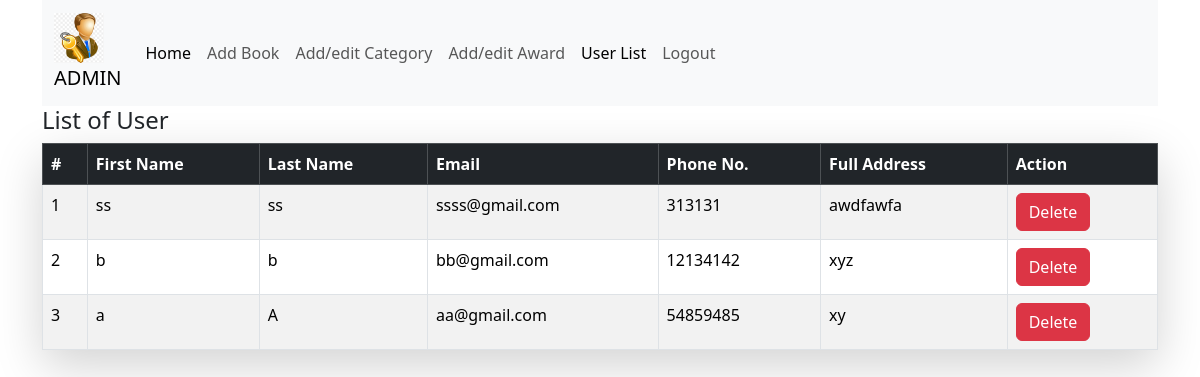
The page /admin_panel/user_list.php (signed in) on the database its author committed.
### tables this page shows
CREATE TABLE `customer` (
  `c_id` int(11) NOT NULL,
  `f_name` varchar(50) DEFAULT NULL,
  `l_name` varchar(50) DEFAULT NULL,
  `email` varchar(100) DEFAULT NULL,
  `ph_no` varchar(20) DEFAULT NULL,
  `full_address` text DEFAULT NULL,
  `password` varchar(100) DEFAULT NULL
);

### admin_panel/user_list.php (the view, shortened to what this page needs)
<?php
if (isset($_SESSION['ad_id']) && isset($_SESSION['ad_email'])) {
    include "../db_conn.php";
    $sql = "SELECT * FROM customer ORDER BY c_id DESC";
    $stmt = $conn->prepare($sql);
    $stmt->execute();
    $users = $stmt->fetchAll();
?>
<!DOCTYPE html>
<html lang="en">
<head>
    <link href="https://cdn.jsdelivr.net/npm/bootstrap@5.3.3/dist/css/bootstrap.min.css" rel="stylesheet"
>
</head>
<body>
    <div class="container">
        <nav class="navbar navbar-expand-lg navbar-light bg-light">
            <div class="container-fluid">
                <a class="navbar-brand" href="admin_panel.php">
                    <img src="../image/admin.png" alt="ADMIN"><br>ADMIN</a>
                <div class="collapse navbar-collapse" id="navbarSupportedContent">
                    <ul class="navbar-nav me-auto mb-2 mb-lg-0">
                        <li class="nav-item">
                            <a class="nav-link active" aria-current="page" href="../index.php">Home</a>
                        </li>
                        <li class="nav-item">
                            <a class="nav-link" href="book_function/add_book.php">Add Book</a>
                        </li>
                        <li class="nav-item">
                            <a class="nav-link" href="book_function/add_category.php">Add/edit Category</a>
                        </li>
                        <li class="nav-item">
                            <a class="nav-link" href="book_function/add_award.php">Add/edit Award</a>
                        </li>
                        <li class="nav-item">
                            <a class="nav-link active" href="user_list.php">User List</a>
                        </li>
                        <li class="nav-item">
                            <a class="nav-link" href="../account/logout.php">Logout</a>
                        </li>
                    </ul>
                </div>
            </div>
        </nav>
    <?php
        if (!$users) { ?>
            <p>No user found.</p>
        <?php } else { ?>
        <h4>List of User</h4>
        <table class="table table-hover table-striped table-bordered shadow-lg rounded">
            <thead class="table-dark">
                <tr>
                    <th>#</th>
                    <th>First Name</th>
                    <th>Last Name</th>
                    <th>Email</th>
                    <th>Phone No.</th>
                    <th>Full Address</th>
                    <th>Action</th>
                </tr>
            </thead>
            <tbody>
                <?php foreach ($users as $index => $user) { ?>
                <tr>
                <td><?= $index + 1 ?></td>
                    <td><?= htmlspecialchars($user['f_name']) ?></td>
                    <td><?= htmlspecialchars($user['l_name']) ?></td>
                    <td><?= htmlspecialchars($user['email']) ?></td>
                    <td><?= htmlspecialchars($user['ph_no']) ?></td>
                    <td><?= htmlspecialchars($user['full_address']) ?></td>
                    <td>
                        <a href="delete_user.php?user_id=<?= $user['c_id'] ?>" class="btn btn-danger"
                           onclick="return confirm('Are you sure you want to delete this user?');">Delete</a>
                    </td>
                </tr>
                <?php } ?>
            </tbody>
        </table>
        <?php } ?>
    </div>
</body>
</html>
<?php
} else {
    header("Location: ../account/login.php");
    exit;
}
?>

### admin_panel/user_list.php (style rules this page uses)
.navbar-brand img { height: 50px; }

### rows shown on the page
customer: f_name "ss", l_name "ss", email "ssss@gmail.com", ph_no "313131", full_address "awdfawfa"
customer: f_name "b", l_name "b", email "bb@gmail.com", ph_no "12134142", full_address "xyz"
customer: f_name "a", l_name "A", email "aa@gmail.com", ph_no "54859485", full_address "xy"
